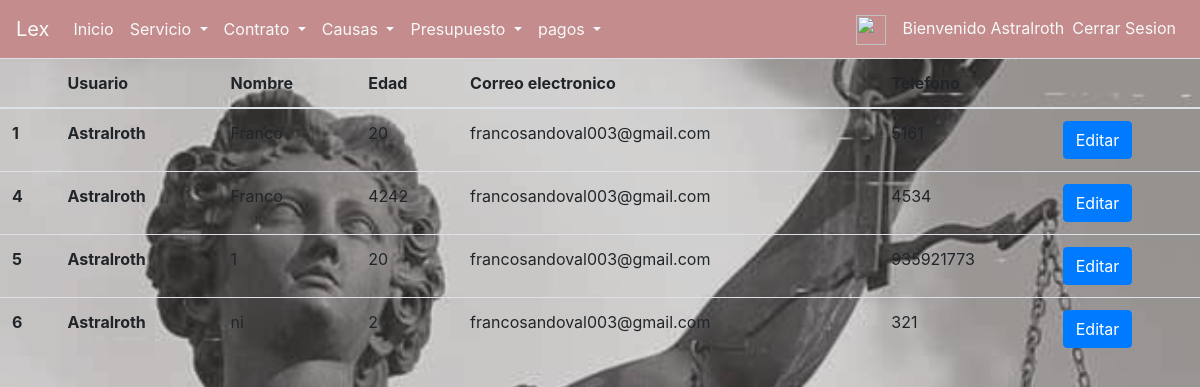
/service/view (signed in), run on the app's committed database.
### core/models.py (models this page shows, shortened)
class Servicio(models.Model):
    cliente=models.ForeignKey('auth.User', on_delete=models.CASCADE, null=True)
    first_name=models.CharField('Nombre',max_length=30, null=True)
    age=models.IntegerField('Edad',null=True)
    email=models.EmailField('Correo electronico',max_length=254, null=True)
    phone=models.CharField('Telefono',max_length=12, null=True)
    cause=models.TextField('Redactar Causa',max_length=254, null=True)
    files=models.FileField(null=True)

### core/views.py (the view)
# urls.py: path('service/view', views.consultar_solicitudes, name="service_view"),
@login_required
@permission_required('core.view_servicio')
def consultar_solicitudes(request):
    user=User.objects.get(username=request.user.username)
    form=Servicio.objects.filter(cliente_id=user.id).all()
    return render(request, 'core/consultar_solicitudes.html',{'list':form})

### core/templates/core/consultar_solicitudes.html
{% extends 'core/base.html' %}
{% block content %}
<table class="table table-hover">
<thead>
        <tr>
            <th></th>
            {% if user.is_staff %}<th>Usuario</th>{% endif %}
            <th>Nombre</th>
            <th>Edad</th>
            <th>Correo electronico</th>
            <th>Telefono</th>
            <th></th>
        </tr>
    </thead>
    <tbody>
        {% for s in list %}
        <tr>
            <th scope="row">{{ s.id }} </th>
            {% if user.is_staff %}<th>{{s.cliente}}</th>{% endif %}
            <td>{{ s.first_name }}</td>
            <td>{{ s.age }}</td>
            <td>{{s.email}}</td>
            <td>{{s.phone}}</td>
            <td><a class="btn btn-primary" href="{% url 'service_edit' s.id %}">Editar</a></td>
        </tr>
        {% endfor %}
    </tbody>
</table>
{% endblock content %}

### core/templates/core/base.html (shortened to what this page needs)
{% load static %}
<!DOCTYPE html>
<html lang="es">
<head>
    <link rel="stylesheet" href="{% static 'css/base.css' %}">
    <link rel="stylesheet" href="{% static 'css/solicitar_servicio.css' %}">
    <link rel="stylesheet" href="https://cdn.jsdelivr.net/npm/bootstrap@4.6.0/dist/css/bootstrap.min.css">
</head>
<body>
    <nav class="navbar navbar-expand-lg navbar-light " id = id_navbar>
        <a class="navbar-brand text-light" href="{% url 'index' %}">Lex</a>
        <div class="collapse navbar-collapse" id="navbarSupportedContent">
            <ul class="navbar-nav mr-auto">
                <li class="nav-item active">
                    <a class="nav-link text-light" href="{% url 'index' %}"> Inicio <span class="sr-only">(current)</span></a>
                </li>
                {% if perms.core.view_servicio %}
                <li class="nav-item dropdown ">
                    <a class="nav-link dropdown-toggle text-light" href="#" id="navbarDropdown" role="button"
                        data-toggle="dropdown" aria-haspopup="true" aria-expanded="false">
                        Servicio
                    </a>
                </li>
                {% endif %}
                {% if perms.core.view_contrato %}
                <li class="nav-item dropdown ">
                    <a class="nav-link dropdown-toggle text-light" href="#" id="navbarDropdown" role="button"
                        data-toggle="dropdown" aria-haspopup="true" aria-expanded="false">
                        Contrato
                    </a>
                </li>
                {% endif %}
                {% if perms.core.view_causa %}
                <li class="nav-item dropdown">
                    <a class="nav-link dropdown-toggle text-light" href="#" id="navbarDropdown" role="button"
                        data-toggle="dropdown" aria-haspopup="true" aria-expanded="false">
                        Causas
                    </a>
                </li>
                {% endif %}
                {% if perms.core.view_presupuesto %}
                <li class="nav-item dropdown">
                    <a class="nav-link dropdown-toggle text-light" href="#" id="navbarDropdown" role="button"
                        data-toggle="dropdown" aria-haspopup="true" aria-expanded="false">
                        Presupuesto
                    </a>
                </li>
                {% endif %}
                {% if perms.core.view_pagos %}
                <li class="nav-item dropdown">
                    <a class="nav-link dropdown-toggle text-light" href="#" id="navbarDropdown" role="button"
                        data-toggle="dropdown" aria-haspopup="true" aria-expanded="false">
                        pagos
                    </a>
                </li>
                {% endif %}
            </ul>
            <ul class="navbar-nav">
                <a class="navbar-brand" href="{% url 'profile_edit' %}"><img src="{% static 'img/profile_icon.png' %}" width="30" height="30" alt=""></a>
                <div class="navbar-text text-light">Bienvenido {{user.username}}</div>
                <li class="nav-item">
                    <a class="nav-link text-light" href="{% url 'logout' %}">   Cerrar Sesion</a>
                </li>
            </ul>
        </div>
    </nav>
    {% block content %}{% endblock content %}
</body>
</html>

### core/static/css/base.css (style rules this page uses)
body { background-image: url(../img/fondo_claro.jpg); background-size:cover ; }
nav.navbar { background-color: rgb(196, 140, 140); }

### data on the page
Servicio: id "1", cliente "Astralroth", first_name "Franco", age "20", email "francosandoval003@gmail.com", phone "5161"
Servicio: id "4", cliente "Astralroth", first_name "Franco", age "4242", email "francosandoval003@gmail.com", phone "4534"
Servicio: id "5", cliente "Astralroth", first_name "1", age "20", email "francosandoval003@gmail.com", phone "935921773"
Servicio: id "6", cliente "Astralroth", first_name "ni", age "2", email "francosandoval003@gmail.com", phone "321"

### other printed values
{{ user.username }} "Astralroth"
